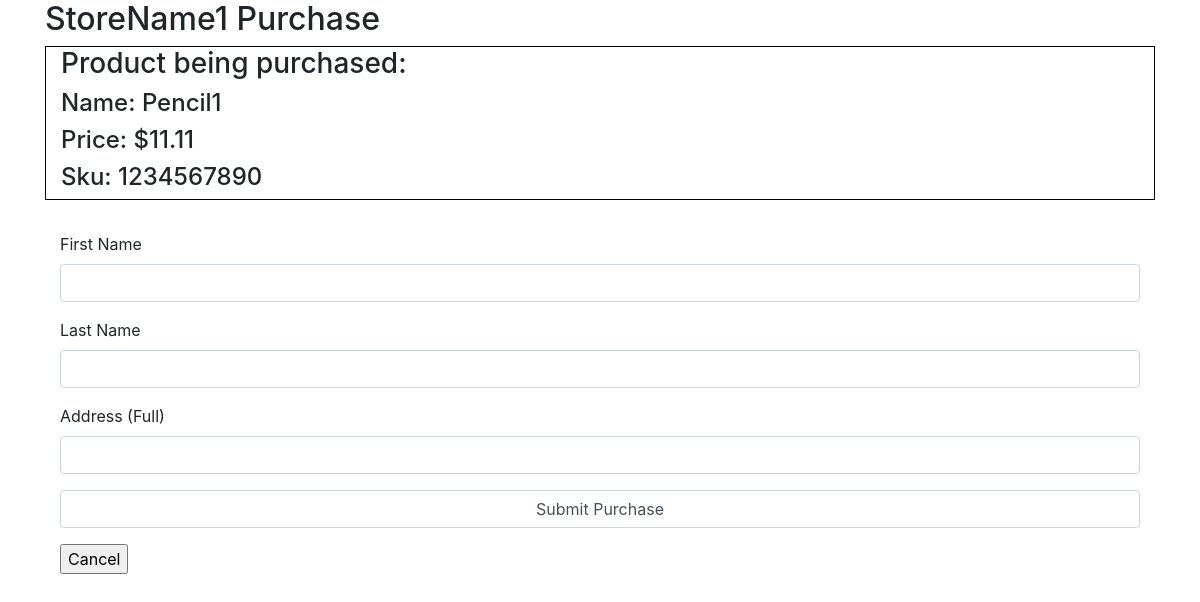
Page /StoreFront_Files/buy.php?proid=1&sid=1 on the committed database.
### tables this page shows
CREATE TABLE Products
(
  ProductId INTEGER UNSIGNED NOT NULL AUTO_INCREMENT PRIMARY KEY,
  UserId INTEGER UNSIGNED NOT NULL,
  ProductName VARCHAR(50) NOT NULL,
  Description VARCHAR(300),
  Price FLOAT(13,2) NOT NULL,
  SKU VARCHAR(20),
  Count INTEGER UNSIGNED NOT NULL,
  isActive BOOLEAN NOT NULL,

  FOREIGN KEY (UserId) REFERENCES Users(UserId) ON DELETE CASCADE
);

CREATE TABLE Users
(
  UserId INTEGER UNSIGNED NOT NULL AUTO_INCREMENT PRIMARY KEY,
  UserName VARCHAR(30) NOT NULL,
  Password VARCHAR(30) NOT NULL,
  StoreName VARCHAR(50) NOT NULL,

  UNIQUE (UserName, Password)
);

### StoreFront_Files/buy.php (the view, shortened to what this page needs)
<html>
    <head>
        <link rel="stylesheet" href="https://stackpath.bootstrapcdn.com/bootstrap/4.1.0/css/bootstrap.min.css">
    </head>
    <body>
      <div class = "container">
      <?php
      $db = new mysqli(dbHost, dbUsername, dbPassword, dbName);;
        $productId = htmlspecialchars($_GET["proid"]);
        $storeId = htmlspecialchars($_GET["sid"]);
        $query = "SELECT Products.ProductName, Products.Price, Products.SKU, Users.StoreName, Products.ProductId, Products.UserId from Products LEFT JOIN Users ON Products.UserId = Users.UserId WHERE Products.productId =".$productId.";";
        $stmt = $db->prepare($query);
        $stmt->execute();
        $stmt->store_result();
        $stmt->bind_result($pname, $pprice, $psku, $storenme, $pid, $uid);
        echo "<h2>".$storenme." Purchase</h2>";
        echo "<div class = \"container\" style = \"border: 1px solid black;\">";
        echo "<h3>Product being purchased:</h3>";
        echo "<h4>Name: ".$pname."</h4>";
        echo "<h4>Price: $".$pprice."</h4>";
        echo "<h4>Sku: ".$psku."</h4>";
        echo "</div>";
      ?>
        <div class = "container">
          <form action = "confirmPurchase.php" method = "post">
                <div class="form-group">
                    <label for="cust_fname">First Name</label>
                    <input class="form-control" name="cust_fname" required = "required" />
                </div>
                <div class="form-group">
                    <label for="cust_lname">Last Name</label>
                    <input class="form-control" name="cust_lname" required = "required" />
                </div>
                <div class="form-group">
                    <label for="cust_address">Address (Full)</label>
                    <input class="form-control" name="cust_address" required = "required"/>
                </div>
                <input class="form-control" type="Submit" value="Submit Purchase" />
            </form>
          <?php
          echo "<input type=\"submit\" onclick=\"location.href='store.php?nid=".$storeId."'\" value=\"Cancel\" style=\"float: left;\">";
          ?>
        </div>
      </div>
    </body>
  </html>

### rows in the picture
products: UserId.StoreName "StoreName1", ProductName "Pencil1", Price "11.11", SKU "1234567890"
